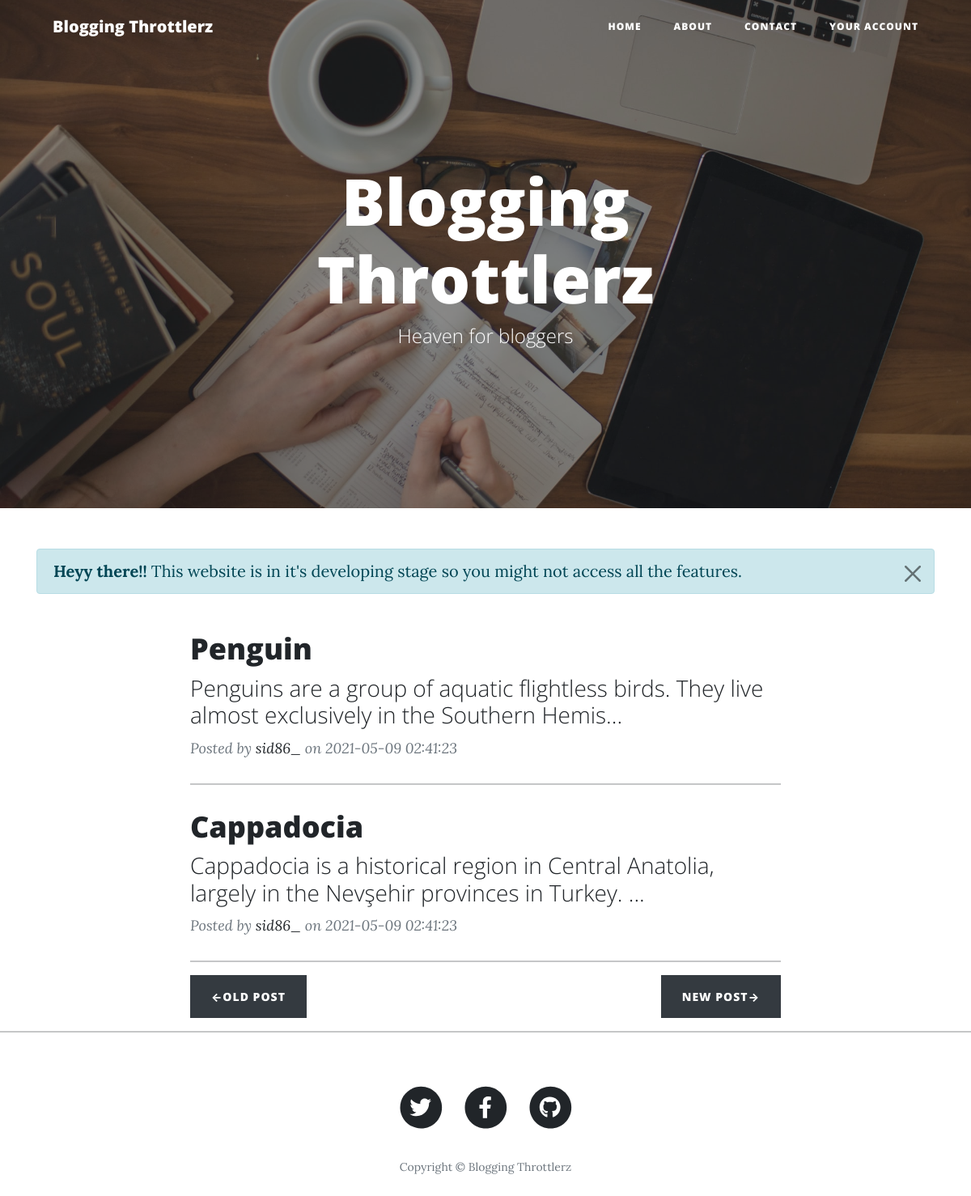
Screenshot of /?page=2 with the database file from the repository.
### app.py (models this page shows)
class Posts(db.Model):
    sno = db.Column(db.Integer, primary_key=True)
    title = db.Column(db.String(50), nullable=False)
    sub_title = db.Column(db.String(120), nullable=False)
    slug = db.Column(db.String(25), nullable=False)
    content = db.Column(db.String(400), nullable=False)
    date = db.Column(db.DateTime, default=datetime.utcnow)
    img_file = db.Column(db.String(15), nullable=False)

### app.py (the view)
@app.route('/')
def home():
    posts = Posts.query.filter_by().all()
    last = math.ceil(len(posts)/int(params['no_of_posts']))
    page = request.args.get('page')
    if (not str(page).isnumeric()):
        page = 1
    page = int(page)
    posts = posts[(page-1)*int(params['no_of_posts']):(page-1)
                  * int(params['no_of_posts']) + int(params['no_of_posts'])]
    if page == 1:
        prev = "#"
        next = "/?page=" + str(page+1)
    elif page == last:
        prev = "/?page=" + str(page-1)
        next = "#"
    else:
        prev = "/?page=" + str(page-1)
        next = "/?page=" + str(page+1)
    return render_template('home.html', params=params, posts=posts, prev=prev, next=next)

### templates/home.html
{% extends "base.html" %}
{% block body %}
<header class="masthead" style="background-image: url('{{ url_for('static', filename = 'assets/img/home-bg.jpg')}}')">
    <div class="overlay"></div>
    <div class="container">
        <div class="row">
            <div class="col-lg-8 col-md-10 mx-auto">
                <div class="site-heading">
                    <h1>{{params['page_title']}}</h1>
                    <span class="subheading">Heaven for bloggers</span>
                </div>
            </div>
        </div>
    </div>
</header>
<div class="container">
    <div class="alert alert-primary alert-dismissible fade show" role="alert">
        <strong>Heyy there!!</strong> This website is in it's developing stage so you might not access all the features.
        <button type="button" class="btn-close" data-bs-dismiss="alert" aria-label="Close"></button>
    </div>
    <div class="row">
        <div class="col-lg-8 col-md-10 mx-auto">
            {% for post in posts %}
            <div class="post-preview">
                <a href="/post/{{post.slug}}">
                    <h2 class="post-title">{{post.title}}</h2>
                    <h3 class="post-subtitle">{{post.sub_title[0:100]}}...</h3>
                </a>
                <p class="post-meta">
                    Posted by
                    <a href="#!">{{params['admin_user']}}</a>
                    on {{post.date}}
                </p>
            </div>
            <hr />
            {% endfor %}
            <div class="clearfix">
                <a  href="{{prev}}"> <button type="button" class="btn btn-dark float-left"
                        data-bs-toggle="tooltip" data-bs-placement="bottom" title="Previous posts">
                        &larr;Old Post
                    </button> </a><a  href="{{next}}"><button type="button"
                        class="btn btn-dark  float-right" data-bs-toggle="tooltip" data-bs-placement="bottom"
                        title="Newer posts">
                        New Post&rarr;
                    </button></a>
            </div>
        </div>
    </div>
</div>
<hr />
{% endblock %}

### templates/base.html (style rules this page uses)
html, body { width: 100%; height: 100%; margin: 0px; padding: 0px; overflow-x: hidden; }

### rows the page displays
Posts: title "Penguin", sub_title "Penguins are a group of aquatic flightless birds. They live almost exclusively in the Southern Hemis", admin_user "sid86_", date "2021-05-09 02:41:23"
Posts: title "Cappadocia", sub_title "Cappadocia is a historical region in Central Anatolia, largely in the Nevşehir provinces in Turkey.", admin_user "sid86_", date "2021-05-09 02:41:23"

### other values shown
{{ params['page_title'] }} "Blogging Throttlerz"
